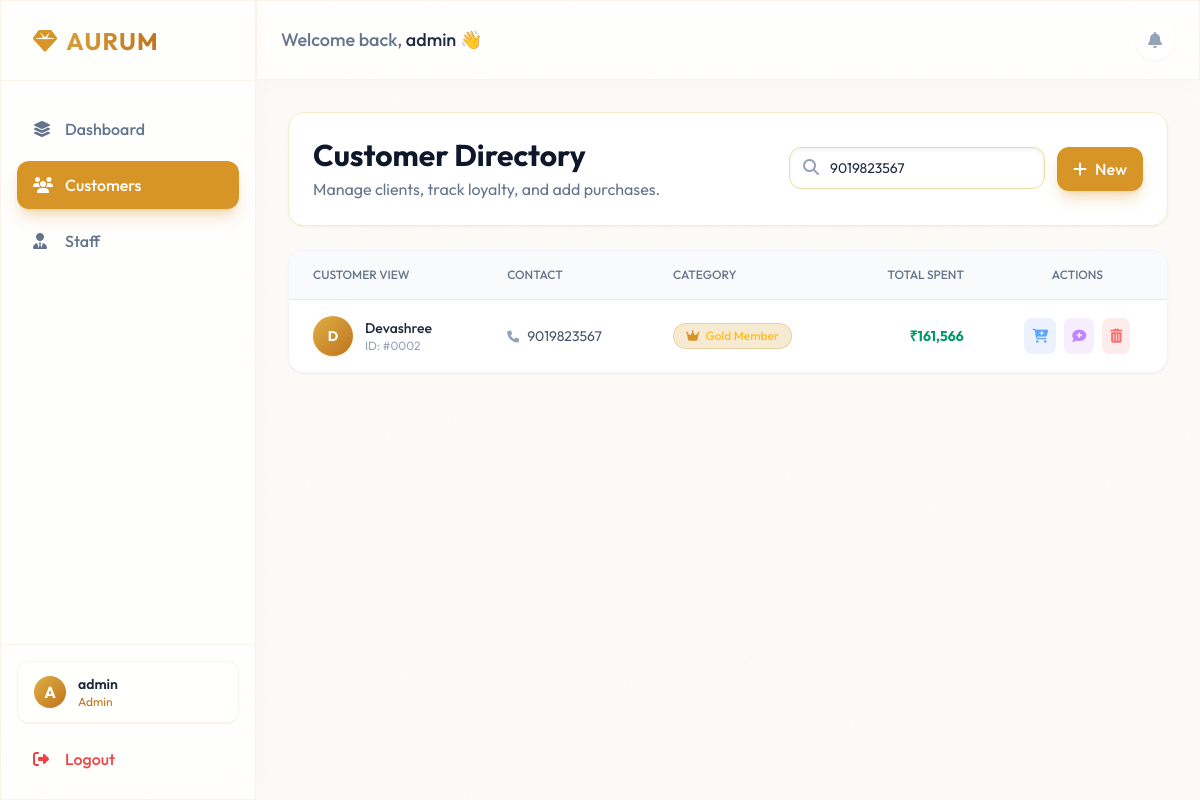
The app's page /customers?search=9019823567 (signed in) with its own data.
### models.py (models this page shows, shortened)
class User(UserMixin, db.Model):
    __tablename__ = 'users'
    id = db.Column(db.Integer, primary_key=True)
    username = db.Column(db.String(150), unique=True, nullable=False)
    password = db.Column(db.String(150), nullable=False)
    role = db.Column(db.String(50), default='Staff') # Admin or Staff
    customers = db.relationship('Customer', backref='staff', lazy=True)

class Customer(db.Model):
    __tablename__ = 'customers'
    id = db.Column(db.Integer, primary_key=True)
    name = db.Column(db.String(150), nullable=False)
    phone = db.Column(db.String(20), nullable=False)
    address = db.Column(db.String(255), nullable=True)
    email = db.Column(db.String(150), nullable=True)
    category = db.Column(db.String(50), default='New Customer')
    total_spending = db.Column(db.Float, default=0.0)
    created_at = db.Column(db.DateTime, default=datetime.utcnow)
    staff_id = db.Column(db.Integer, db.ForeignKey('users.id'), nullable=True)
    purchases = db.relationship('Purchase', backref='customer', lazy=True, cascade="all, delete-orphan")
    notes = db.relationship('Note', backref='customer', lazy=True, cascade="all, delete-orphan")

### app.py (the view, shortened to what this page needs)
@app.route('/customers', methods=['GET', 'POST'])
@login_required
def customers():
    search = request.args.get('search')
    if search:
        customers = Customer.query.filter((Customer.name.contains(search)) | (Customer.phone.contains(search))).all()
    else:
        customers = Customer.query.all()
    staff_members = User.query.all()
    return render_template('customers.html', customers=customers, search_query=search, staff_members=staff_members)

### app.py (called while the page is built)
@login_manager.user_loader
def load_user(user_id):
    return User.query.get(int(user_id))

### templates/customers.html (shortened to what this page needs)
{% extends "base.html" %}
{% block content %}
<div class="space-y-6 animate-[fadeIn_0.5s_ease-out]">
    <div
        class="flex flex-col md:flex-row justify-between items-start md:items-center gap-4 bg-white p-6 rounded-2xl border border-gold-100 shadow-sm">
        <div>
            <h1 class="text-3xl font-bold text-slate-900 mb-1">Customer Directory</h1>
            <p class="text-slate-500">Manage clients, track loyalty, and add purchases.</p>
        </div>
        <div class="flex gap-3 w-full md:w-auto">
            <form action="{{ url_for('customers') }}" method="GET" class="relative flex-1 md:w-64">
                <input type="text" name="search" value="{{ search_query or '' }}" placeholder="Search name or phone..."
                    class="w-full bg-white border border-gold-200 rounded-xl pl-10 pr-4 py-2.5 text-sm text-slate-800 focus:ring-2 focus:ring-gold-500/50 focus:border-gold-500 outline-none shadow-inner">
                <i class="fa-solid fa-search absolute left-3.5 top-3 text-slate-400"></i>
            </form>
            <button onclick="openModal('addCustomerModal')"
                class="bg-gold-500 hover:bg-gold-400 text-white px-4 py-2.5 rounded-xl font-medium shadow-lg shadow-gold-500/30 transition-all hover:-translate-y-0.5 whitespace-nowrap">
                <i class="fa-solid fa-plus mr-2"></i>New
            </button>
        </div>
    </div>
    <div
        class="bg-white shadow-sm hover:shadow-md rounded-2xl border border-gray-100 overflow-hidden transition-all duration-300">
        <div class="overflow-x-auto">
            <table class="w-full text-left text-sm text-slate-600">
                <thead class="text-xs text-slate-500 uppercase bg-gray-50 border-b border-gray-200">
                    <tr>
                        <th class="px-6 py-4 font-medium">Customer View</th>
                        <th class="px-6 py-4 font-medium">Contact</th>
                        <th class="px-6 py-4 font-medium">Category</th>
                        <th class="px-6 py-4 font-medium text-right">Total Spent</th>
                        <th class="px-6 py-4 font-medium text-center">Actions</th>
                    </tr>
                </thead>
                <tbody class="divide-y divide-gray-100">
                    {% for customer in customers %}
                    <tr class="hover:bg-gold-50/50 transition-colors">
                        <td class="px-6 py-4">
                            <div class="flex items-center gap-3 cursor-pointer group"
                                onclick="viewCustomer({{ customer.id }})">
                                <div
                                    class="w-10 h-10 rounded-full bg-gradient-to-br from-gold-400 to-gold-600 flex items-center justify-center text-white font-bold shadow-sm shadow-gold-500/20">
                                    {{ customer.name[0] | upper }}
                                </div>
                                <div>
                                    <h4 class="text-slate-800 font-medium group-hover:text-gold-600 transition-colors">
                                        {{ customer.name }}</h4>
                                    <p class="text-xs text-slate-400">ID: #{{ '%04d' % customer.id }}</p>
                                </div>
                            </div>
                        </td>
                        <td class="px-6 py-4">
                            <p class="text-slate-600"><i class="fa-solid fa-phone text-xs mr-2 text-slate-400"></i>{{
                                customer.phone }}</p>
                        </td>
                        <td class="px-6 py-4">
                            {% set cat_class = 'category-badge-' + customer.category.split(' ')[0] %}
                            <span
                                class="px-3 py-1 rounded-full text-xs font-medium {{ cat_class }} flex items-center inline-flex gap-1.5 w-max">
                                {% if customer.category == 'Gold Member' %}<i
                                    class="fa-solid fa-crown text-gold-500"></i>
                                {% elif customer.category == 'Loyal Customer' %}<i
                                    class="fa-solid fa-heart text-emerald-500"></i>
                                {% else %}<i class="fa-solid fa-star text-blue-500"></i>{% endif %}
                                {{ customer.category }}
                            </span>
                        </td>
                        <td class="px-6 py-4 text-right font-bold text-emerald-600">
                            ₹{{ "{:,.0f}".format(customer.total_spending) }}
                        </td>
                        <td class="px-6 py-4">
                            <div class="flex justify-center gap-2">
                                <button
                                    onclick="openPurchaseModal({{ customer.id }}, '{{ customer.name|replace('\'', '\\\'') }}', '{{ customer.category }}')"
                                    class="p-2 bg-blue-500/10 text-blue-400 hover:bg-blue-500/20 rounded-lg transition-colors"
                                    title="Add Purchase">
                                    <i class="fa-solid fa-cart-plus"></i>
                                </button>
                                <button
                                    onclick="openNoteModal({{ customer.id }}, '{{ customer.name|replace('\'', '\\\'') }}')"
                                    class="p-2 bg-purple-500/10 text-purple-400 hover:bg-purple-500/20 rounded-lg transition-colors"
                                    title="Add Note">
                                    <i class="fa-solid fa-comment-medical"></i>
                                </button>
                                <form action="{{ url_for('delete_customer', id=customer.id) }}" method="POST"
                                    onsubmit="return confirm('Delete this customer?');" class="inline">
                                    <button type="submit"
                                        class="p-2 bg-red-500/10 text-red-400 hover:bg-red-500/20 rounded-lg transition-colors"
                                        title="Delete">
                                        <i class="fa-solid fa-trash-can"></i>
                                    </button>
                                </form>
                            </div>
                        </td>
                    </tr>
                    {% endfor %}
                </tbody>
            </table>
        </div>
    </div>
</div>
{% endblock %}

### templates/base.html (shortened to what this page needs)
<!DOCTYPE html>
<html lang="en">
<head>
    <link rel="stylesheet" href="https://cdnjs.cloudflare.com/ajax/libs/font-awesome/6.4.0/css/all.min.css">
    <script src="https://cdn.tailwindcss.com"></script>
</head>
<body class="font-sans antialiased min-h-screen flex selection:bg-gold-500 selection:text-white">
    {% if current_user.is_authenticated %}
    <aside class="w-64 glass border-r border-gold-500/10 hidden md:flex flex-col flex-shrink-0 transition-all duration-300">
        <div class="h-20 flex items-center px-8 border-b border-gold-500/10">
            <h1 class="text-2xl font-bold text-transparent bg-clip-text bg-gradient-to-r from-gold-400 to-gold-600 tracking-wider">
                <i class="fa-solid fa-gem mr-2 text-gold-500"></i>AURUM
            </h1>
        </div>
        <nav class="flex-1 px-4 py-6 space-y-2">
            <a href="{{ url_for('dashboard') }}" class="flex items-center gap-3 px-4 py-3 rounded-xl transition-all duration-300 {% if request.endpoint == 'dashboard' %}bg-gold-500 text-white shadow-lg shadow-gold-500/30{% else %}text-slate-500 hover:bg-gold-50/50 hover:text-gold-600{% endif %}">
                <i class="fa-solid fa-layer-group w-5"></i>
                <span class="font-medium">Dashboard</span>
            </a>
            <a href="{{ url_for('customers') }}" class="flex items-center gap-3 px-4 py-3 rounded-xl transition-all duration-300 {% if request.endpoint == 'customers' %}bg-gold-500 text-white shadow-lg shadow-gold-500/30{% else %}text-slate-500 hover:bg-gold-50/50 hover:text-gold-600{% endif %}">
                <i class="fa-solid fa-users w-5"></i>
                <span class="font-medium">Customers</span>
            </a>
            <a href="{{ url_for('staff') }}" class="flex items-center gap-3 px-4 py-3 rounded-xl transition-all duration-300 {% if request.endpoint == 'staff' %}bg-gold-500 text-white shadow-lg shadow-gold-500/30{% else %}text-slate-500 hover:bg-gold-50/50 hover:text-gold-600{% endif %}">
                <i class="fa-solid fa-user-tie w-5"></i>
                <span class="font-medium">Staff</span>
            </a>
        </nav>
        <div class="p-4 border-t border-gold-500/10">
            <div onclick="openModal('currentStaffProfileModal')" class="flex items-center gap-3 px-4 py-3 bg-white/50 border border-gold-500/10 rounded-xl mb-3 shadow-sm cursor-pointer hover:bg-gold-50/50 hover:border-gold-500/20 transition-all">
                <div class="w-8 h-8 rounded-full bg-gradient-to-br from-gold-400 to-gold-600 flex items-center justify-center font-bold text-white shadow-sm">
                    {{ current_user.username[0] | upper }}
                </div>
                <div>
                    <p class="text-sm font-semibold text-slate-800">{{ current_user.username }}</p>
                    <p class="text-xs text-gold-600">{{ current_user.role }}</p>
                </div>
            </div>
            <a href="{{ url_for('logout') }}" class="flex items-center gap-3 px-4 py-3 rounded-xl text-red-500 hover:bg-red-50 transition-colors">
                <i class="fa-solid fa-right-from-bracket w-5"></i>
                <span class="font-medium">Logout</span>
            </a>
        </div>
    </aside>
    {% endif %}
    <main class="flex-1 flex flex-col h-screen overflow-hidden">
        <header class="h-20 glass flex items-center justify-between px-6 border-b border-gold-500/10 sticky top-0 z-40">
            {% if current_user.is_authenticated %}
            <div class="hidden md:block">
                <h2 class="text-lg font-medium text-slate-500">Welcome back, <span class="text-slate-800">{{ current_user.username }}</span> 👋</h2>
            </div>
            <div class="flex items-center gap-4">
                <button class="w-10 h-10 rounded-full glass hover:bg-gold-50 transition-colors flex items-center justify-center text-slate-400 hover:text-gold-600 border border-transparent hover:border-gold-500/20 shadow-sm">
                    <i class="fa-solid fa-bell"></i>
                </button>
            </div>
            {% else %}
            <div class="w-full text-center">
                <h1 class="text-2xl font-bold text-transparent bg-clip-text bg-gradient-to-r from-gold-300 to-gold-500 tracking-wider">
                    <i class="fa-solid fa-gem mr-2 text-gold-400"></i>AURUM CRM
                </h1>
            </div>
            {% endif %}
        </header>
        <div class="flex-1 overflow-y-auto p-4 md:p-8">
            {% block content %}{% endblock %}
        </div>
    </main>
</body>
</html>

### templates/base.html (style rules this page uses)
body { background-color: #fdfbf7; color: #1e293b; }
.glass { background: rgba(255, 255, 255, 0.7); backdrop-filter: blur(16px); -webkit-backdrop-filter: blur(16px); border: 1px solid rgba(255, 255, 255, 0.8); box-shadow: 0 4px 30px rgba(0, 0, 0, 0.02); }
.category-badge-Gold { background: rgba(215, 148, 39, 0.2); color: #fbbf24; border: 1px solid rgba(215, 148, 39, 0.3); }

### records on screen
User: username "A", username "admin", role "Admin"
Customer: name "D", name "Devashree", id "0002", phone "9019823567", category "Gold Member", total_spending "161,566"
